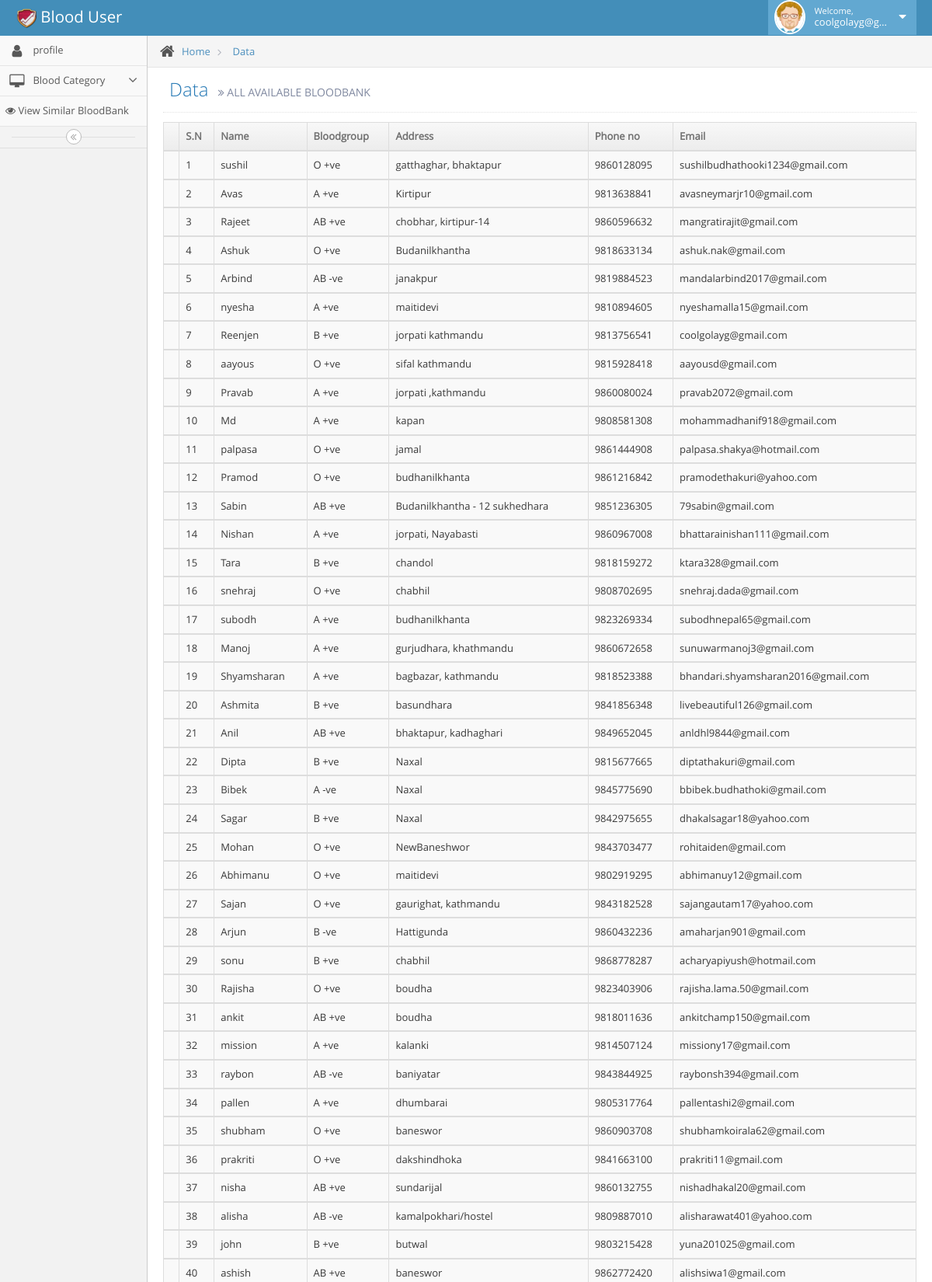
Screenshot of /user/tbl_all.php (signed in, upper part) with the database file from the repository.
### tables this page shows
CREATE TABLE `tbl_user` (
  `user_id` bigint(255) NOT NULL,
  `user_email` varchar(255) DEFAULT NULL,
  `user_password` varchar(255) DEFAULT NULL,
  `user_role` varchar(255) NOT NULL,
  `user_Firstname` varchar(255) NOT NULL,
  `user_Middlename` varchar(255) NOT NULL,
  `user_Lastname` varchar(255) NOT NULL,
  `user_Address` varchar(255) NOT NULL,
  `user_gender` varchar(255) NOT NULL,
  `user_phonenumber` bigint(255) NOT NULL,
  `user_age` int(255) NOT NULL,
  `user_bloodgroup` varchar(255) NOT NULL,
  `user_avialibility` varchar(255) NOT NULL,
  `user_recentlydonatedtime` varchar(255) NOT NULL,
  `user_status` varchar(255) NOT NULL,
  `user_photo` varchar(255) NOT NULL
);

### user/tbl_all.php (the view, shortened to what this page needs)
<?php include'layout_user/header_user.php' ?>
<?php include'layout_user/sidebar_user.php' ?>
				<div class="main-content">
					<div class="breadcrumbs" id="breadcrumbs">
						<ul class="breadcrumb">
							<li>
								<i class="icon-home home-icon"></i>
								<a href="#">Home</a>
							</li>
							<li>
								<a href="#">Data</a>
							</li>
						</ul>
					</div>
					<div class="page-content">
						<div class="page-header">
							<h1>
								Data
								<small>
									<i class="icon-double-angle-right"></i>
									ALL AVAILABLE BLOODBANK
								</small>
							</h1>
						</div>
						<div class="row">
							<div class="col-xs-12">
								<div class="row">
									<div class="col-xs-12">
										<div class="table-responsive">
											<table id="sample-table-1" class="table table-striped table-bordered table-hover">
												<thead>
													<tr>
														<th class="center">
															<label>
																<th>S.N</th>
															</label>
														</th>
														<th>Name</th>
														<th>Bloodgroup</th>
														<th>Address</th>
														<th>Phone no</th>
														<th>Email</th>
													</tr>
												</thead>
                                          <?php
													$stmt = $conn->prepare("SELECT * FROM tbl_user ");
													$stmt->execute();
													$sn=1;
														foreach ($stmt->fetchAll() as $k => $v)
															{
															$user_name =  $v['user_Firstname'];
															$user_email= $v['user_email'];
															$user_bloodgroup =  $v['user_bloodgroup'];
															$user_address =  $v['user_Address'];
															$user_phone =  $v['user_phonenumber'];
														?>
												<tbody>
													<tr>
														<td></td>
														<td><?php echo $sn; $sn++;  ?></td>
														<td><?php echo $user_name;?></td>
														<td >
															<?php echo $user_bloodgroup;?>
														</td>
														<td><?php echo $user_address;?></td>
                                                        <td><?php echo $user_phone;?></td>
														<td><?php echo $user_email;?></td>
													</tr>
												</tbody>
															<?php
															} ?>
											</table>
										</div>
									</div>
								</div>
							</div>
						</div>
					</div>
				</div>
			</div>
		</div>
	</body>
</html>

### rows the page displays
tbl_user: user_Firstname "sushil", user_bloodgroup "O +ve", user_Address "gatthaghar, bhaktapur", user_phonenumber "9860128095", user_email "sushilbudhathooki1234@gmail.com"
tbl_user: user_Firstname "Avas", user_bloodgroup "A +ve", user_Address "Kirtipur", user_phonenumber "9813638841", user_email "avasneymarjr10@gmail.com"
tbl_user: user_Firstname "Rajeet", user_bloodgroup "AB +ve", user_Address "chobhar, kirtipur-14", user_phonenumber "9860596632", user_email "mangratirajit@gmail.com"
tbl_user: user_Firstname "Ashuk", user_bloodgroup "O +ve", user_Address "Budanilkhantha", user_phonenumber "9818633134", user_email "ashuk.nak@gmail.com"
tbl_user: user_Firstname "Arbind", user_bloodgroup "AB -ve", user_Address "janakpur", user_phonenumber "9819884523", user_email "mandalarbind2017@gmail.com"
tbl_user: user_Firstname "nyesha", user_bloodgroup "A +ve", user_Address "maitidevi", user_phonenumber "9810894605", user_email "nyeshamalla15@gmail.com"
tbl_user: user_Firstname "Reenjen", user_bloodgroup "B +ve", user_Address "jorpati kathmandu", user_phonenumber "9813756541", user_email "coolgolayg@gmail.com"
tbl_user: user_Firstname "aayous", user_bloodgroup "O +ve", user_Address "sifal kathmandu", user_phonenumber "9815928418", user_email "aayousd@gmail.com"
tbl_user: user_Firstname "Pravab", user_bloodgroup "A +ve", user_Address "jorpati ,kathmandu", user_phonenumber "9860080024", user_email "pravab2072@gmail.com"
tbl_user: user_Firstname "Md", user_bloodgroup "A +ve", user_Address "kapan", user_phonenumber "9808581308", user_email "mohammadhanif918@gmail.com"
tbl_user: user_Firstname "palpasa", user_bloodgroup "O +ve", user_Address "jamal", user_phonenumber "9861444908", user_email "palpasa.shakya@hotmail.com"
tbl_user: user_Firstname "Pramod", user_bloodgroup "O +ve", user_Address "budhanilkhanta", user_phonenumber "9861216842", user_email "pramodethakuri@yahoo.com"
tbl_user: user_Firstname "Sabin", user_bloodgroup "AB +ve", user_Address "Budanilkhantha - 12 sukhedhara", user_phonenumber "9851236305", user_email "79sabin@gmail.com"
tbl_user: user_Firstname "Nishan", user_bloodgroup "A +ve", user_Address "jorpati, Nayabasti", user_phonenumber "9860967008", user_email "bhattarainishan111@gmail.com"
tbl_user: user_Firstname "Tara", user_bloodgroup "B +ve", user_Address "chandol", user_phonenumber "9818159272", user_email "ktara328@gmail.com"
tbl_user: user_Firstname "snehraj", user_bloodgroup "O +ve", user_Address "chabhil", user_phonenumber "9808702695", user_email "snehraj.dada@gmail.com"
tbl_user: user_Firstname "subodh", user_bloodgroup "A +ve", user_Address "budhanilkhanta", user_phonenumber "9823269334", user_email "subodhnepal65@gmail.com"
tbl_user: user_Firstname "Manoj", user_bloodgroup "A +ve", user_Address "gurjudhara, khathmandu", user_phonenumber "9860672658", user_email "sunuwarmanoj3@gmail.com"
tbl_user: user_Firstname "Shyamsharan", user_bloodgroup "A +ve", user_Address "bagbazar, kathmandu", user_phonenumber "9818523388", user_email "bhandari.shyamsharan2016@gmail.com"
tbl_user: user_Firstname "Ashmita", user_bloodgroup "B +ve", user_Address "basundhara", user_phonenumber "9841856348", user_email "livebeautiful126@gmail.com"
tbl_user: user_Firstname "Anil", user_bloodgroup "AB +ve", user_Address "bhaktapur, kadhaghari", user_phonenumber "9849652045", user_email "anldhl9844@gmail.com"
tbl_user: user_Firstname "Dipta", user_bloodgroup "B +ve", user_Address "Naxal", user_phonenumber "9815677665", user_email "diptathakuri@gmail.com"
tbl_user: user_Firstname "Bibek", user_bloodgroup "A -ve", user_Address "Naxal", user_phonenumber "9845775690", user_email "bbibek.budhathoki@gmail.com"
tbl_user: user_Firstname "Sagar", user_bloodgroup "B +ve", user_Address "Naxal", user_phonenumber "9842975655", user_email "dhakalsagar18@yahoo.com"
tbl_user: user_Firstname "Mohan", user_bloodgroup "O +ve", user_Address "NewBaneshwor", user_phonenumber "9843703477", user_email "rohitaiden@gmail.com"
tbl_user: user_Firstname "Abhimanu", user_bloodgroup "O +ve", user_Address "maitidevi", user_phonenumber "9802919295", user_email "abhimanuy12@gmail.com"
tbl_user: user_Firstname "Sajan", user_bloodgroup "O +ve", user_Address "gaurighat, kathmandu", user_phonenumber "9843182528", user_email "sajangautam17@yahoo.com"
tbl_user: user_Firstname "Arjun", user_bloodgroup "B -ve", user_Address "Hattigunda", user_phonenumber "9860432236", user_email "amaharjan901@gmail.com"
tbl_user: user_Firstname "sonu", user_bloodgroup "B +ve", user_Address "chabhil", user_phonenumber "9868778287", user_email "acharyapiyush@hotmail.com"
tbl_user: user_Firstname "Rajisha", user_bloodgroup "O +ve", user_Address "boudha", user_phonenumber "9823403906", user_email "rajisha.lama.50@gmail.com"
tbl_user: user_Firstname "ankit", user_bloodgroup "AB +ve", user_Address "boudha", user_phonenumber "9818011636", user_email "ankitchamp150@gmail.com"
tbl_user: user_Firstname "mission", user_bloodgroup "A +ve", user_Address "kalanki", user_phonenumber "9814507124", user_email "missiony17@gmail.com"
tbl_user: user_Firstname "raybon", user_bloodgroup "AB -ve", user_Address "baniyatar", user_phonenumber "9843844925", user_email "raybonsh394@gmail.com"
tbl_user: user_Firstname "pallen", user_bloodgroup "A +ve", user_Address "dhumbarai", user_phonenumber "9805317764", user_email "pallentashi2@gmail.com"
tbl_user: user_Firstname "shubham", user_bloodgroup "O +ve", user_Address "baneswor", user_phonenumber "9860903708", user_email "shubhamkoirala62@gmail.com"
tbl_user: user_Firstname "prakriti", user_bloodgroup "O +ve", user_Address "dakshindhoka", user_phonenumber "9841663100", user_email "prakriti11@gmail.com"
tbl_user: user_Firstname "nisha", user_bloodgroup "AB +ve", user_Address "sundarijal", user_phonenumber "9860132755", user_email "nishadhakal20@gmail.com"
tbl_user: user_Firstname "alisha", user_bloodgroup "AB -ve", user_Address "kamalpokhari/hostel", user_phonenumber "9809887010", user_email "alisharawat401@yahoo.com"
tbl_user: user_Firstname "john", user_bloodgroup "B +ve", user_Address "butwal", user_phonenumber "9803215428", user_email "yuna201025@gmail.com"
tbl_user: user_Firstname "ashish", user_bloodgroup "AB +ve", user_Address "baneswor", user_phonenumber "9862772420", user_email "alishsiwa1@gmail.com"

### other values shown
$_SESSION['email'] "coolgolayg@g…"
